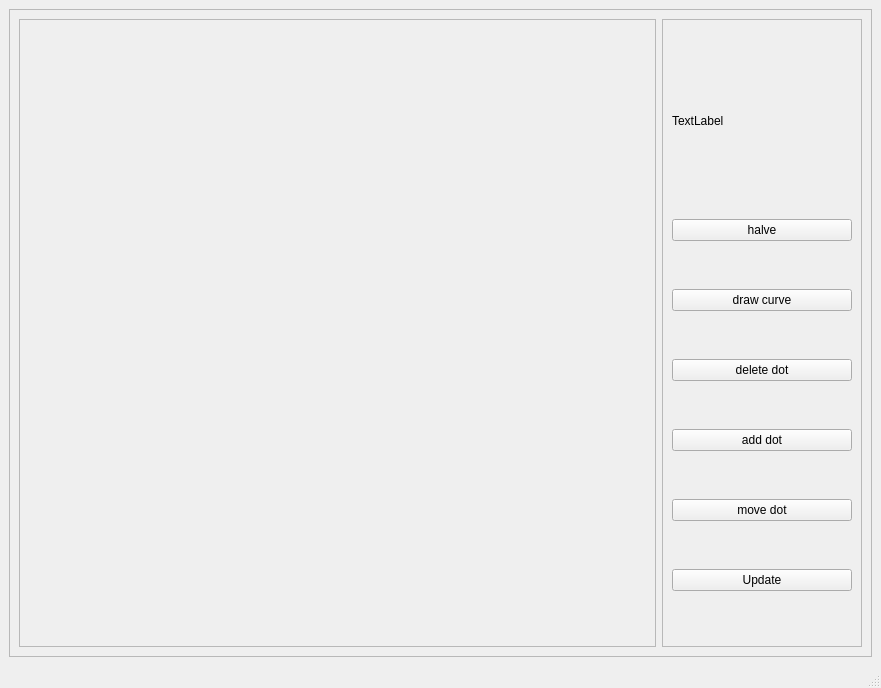
<?xml version="1.0" encoding="UTF-8"?>
<ui version="4.0">
 <class>MainWindow</class>
 <widget class="QMainWindow" name="MainWindow">
  <property name="geometry">
   <rect>
    <x>0</x>
    <y>0</y>
    <width>881</width>
    <height>688</height>
   </rect>
  </property>
  <property name="windowTitle">
   <string>MainWindow</string>
  </property>
  <widget class="QWidget" name="centralwidget">
   <layout class="QHBoxLayout" name="horizontalLayout">
    <item>
     <widget class="QFrame" name="main_frame">
      <property name="minimumSize">
       <size>
        <width>100</width>
        <height>0</height>
       </size>
      </property>
      <property name="frameShape">
       <enum>QFrame::StyledPanel</enum>
      </property>
      <property name="frameShadow">
       <enum>QFrame::Raised</enum>
      </property>
      <layout class="QHBoxLayout" name="horizontalLayout_2">
       <item>
        <widget class="QFrame" name="draw_polygon_frame">
         <property name="minimumSize">
          <size>
           <width>100</width>
           <height>0</height>
          </size>
         </property>
         <property name="frameShape">
          <enum>QFrame::StyledPanel</enum>
         </property>
         <property name="frameShadow">
          <enum>QFrame::Raised</enum>
         </property>
        </widget>
       </item>
       <item>
        <widget class="QFrame" name="toolbar_frame">
         <property name="minimumSize">
          <size>
           <width>100</width>
           <height>0</height>
          </size>
         </property>
         <property name="maximumSize">
          <size>
           <width>200</width>
           <height>16777215</height>
          </size>
         </property>
         <property name="frameShape">
          <enum>QFrame::StyledPanel</enum>
         </property>
         <property name="frameShadow">
          <enum>QFrame::Raised</enum>
         </property>
         <layout class="QVBoxLayout" name="verticalLayout">
          <item>
           <widget class="QLabel" name="modeName">
            <property name="maximumSize">
             <size>
              <width>16777215</width>
              <height>100</height>
             </size>
            </property>
            <property name="text">
             <string>TextLabel</string>
            </property>
           </widget>
          </item>
          <item>
           <widget class="QPushButton" name="halve">
            <property name="text">
             <string>halve</string>
            </property>
           </widget>
          </item>
          <item>
           <widget class="QPushButton" name="drawCurve">
            <property name="text">
             <string>draw curve</string>
            </property>
           </widget>
          </item>
          <item>
           <widget class="QPushButton" name="deleteDot">
            <property name="text">
             <string>delete dot</string>
            </property>
           </widget>
          </item>
          <item>
           <widget class="QPushButton" name="addDot">
            <property name="text">
             <string>add dot</string>
            </property>
           </widget>
          </item>
          <item>
           <widget class="QPushButton" name="moveDot">
            <property name="text">
             <string>move dot</string>
            </property>
           </widget>
          </item>
          <item>
           <widget class="QPushButton" name="update">
            <property name="minimumSize">
             <size>
              <width>100</width>
              <height>0</height>
             </size>
            </property>
            <property name="text">
             <string>Update</string>
            </property>
           </widget>
          </item>
         </layout>
        </widget>
       </item>
      </layout>
     </widget>
    </item>
   </layout>
  </widget>
  <widget class="QMenuBar" name="menubar">
   <property name="geometry">
    <rect>
     <x>0</x>
     <y>0</y>
     <width>881</width>
     <height>21</height>
    </rect>
   </property>
  </widget>
  <widget class="QStatusBar" name="statusbar"/>
 </widget>
 <resources/>
 <connections/>
</ui>
